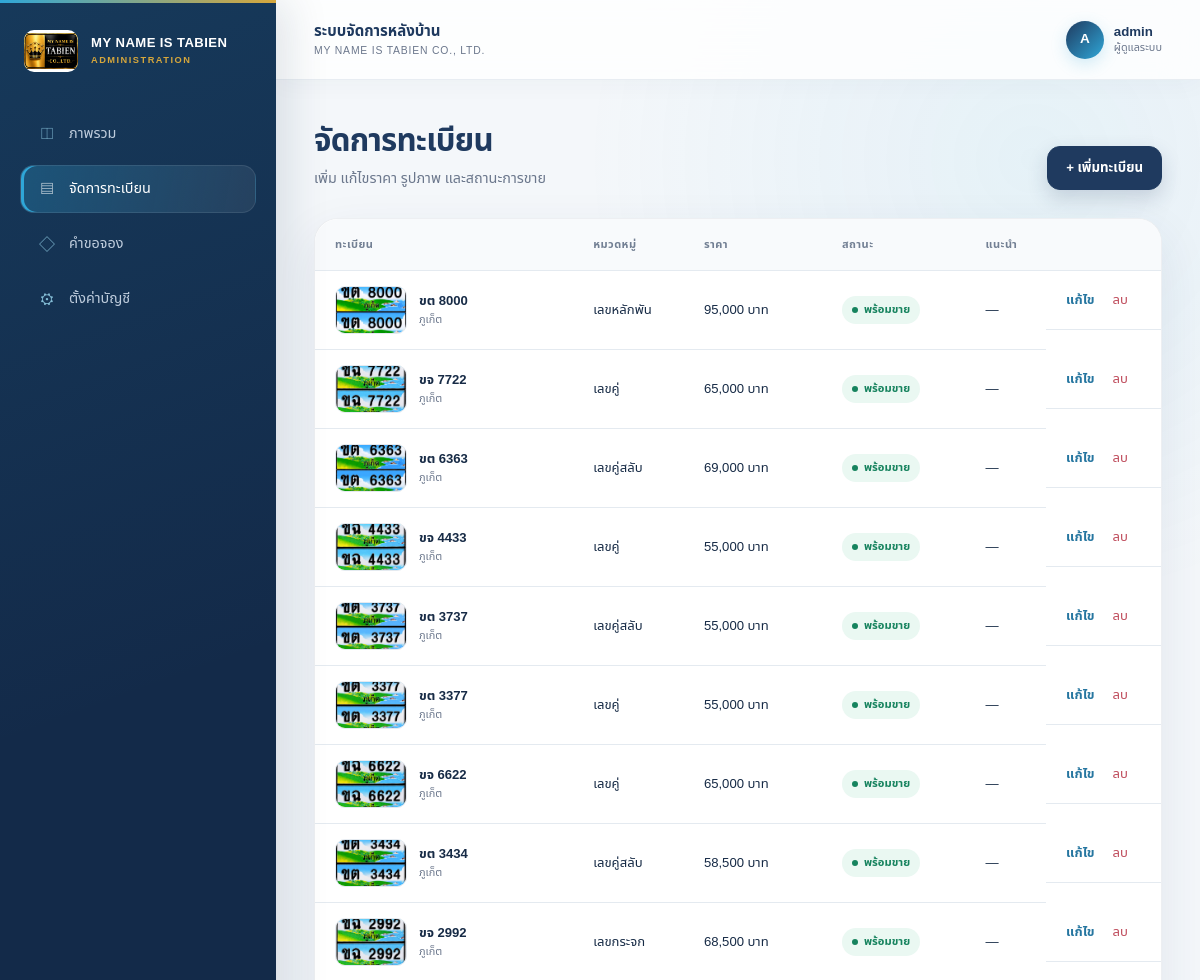
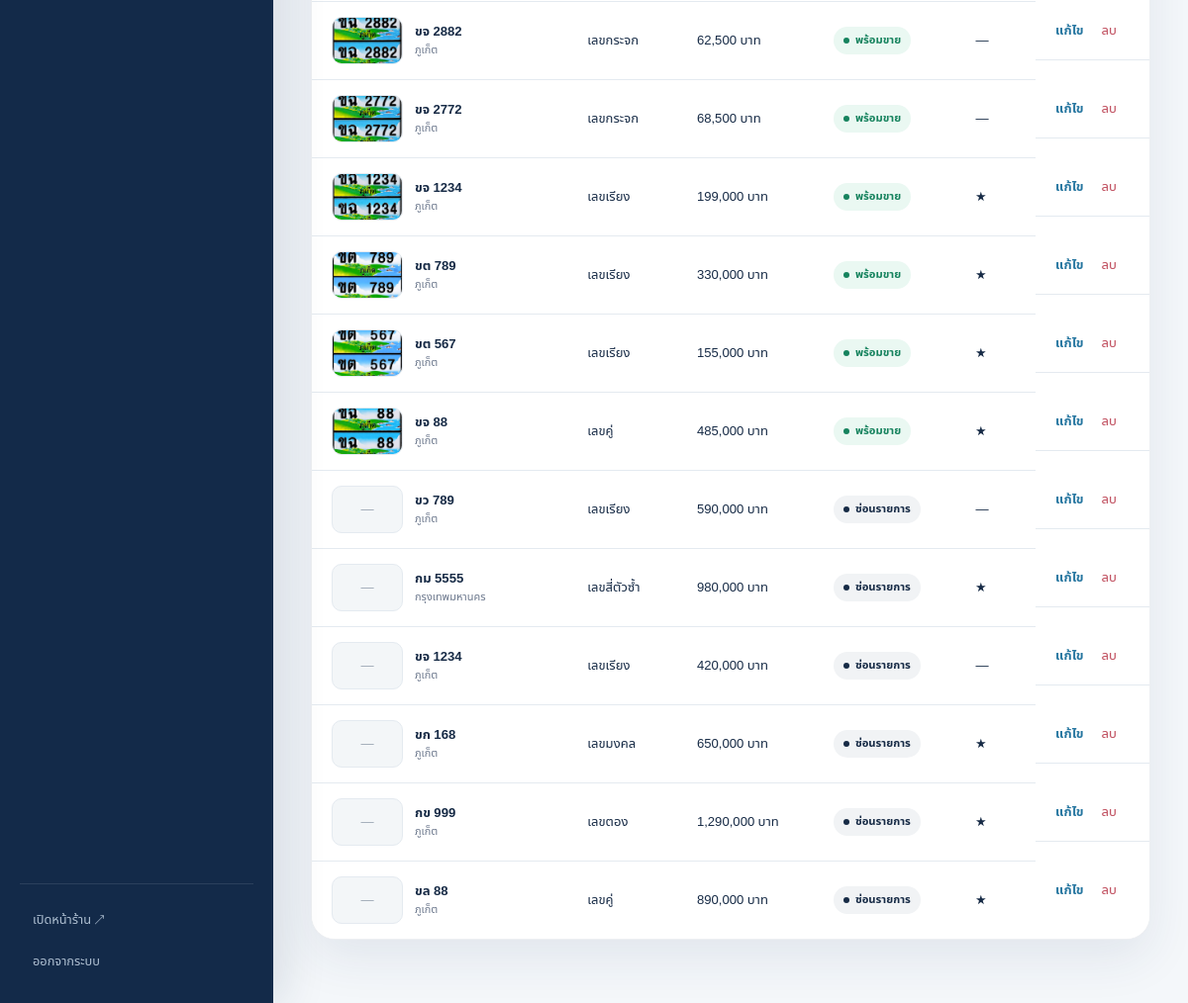
Page /admin/plates (signed in) on the committed database (2 pictures, top to bottom).
### tables this page shows
CREATE TABLE plates (
            id INTEGER PRIMARY KEY AUTOINCREMENT,
            prefix TEXT NOT NULL,
            number TEXT NOT NULL,
            province TEXT NOT NULL DEFAULT "ภูเก็ต",
            price REAL NOT NULL DEFAULT 0,
            category TEXT NOT NULL DEFAULT "เลขสวย",
            description TEXT NOT NULL DEFAULT "",
            meaning TEXT NOT NULL DEFAULT "",
            image TEXT,
            status TEXT NOT NULL DEFAULT "available",
            featured INTEGER NOT NULL DEFAULT 0,
            created_at TEXT NOT NULL DEFAULT CURRENT_TIMESTAMP,
            updated_at TEXT NOT NULL DEFAULT CURRENT_TIMESTAMP
        , display_order INTEGER NOT NULL DEFAULT 999);

### config.php (called while the page is built, shortened)
<?php
function e(?string $value): string
{
    return htmlspecialchars($value ?? '', ENT_QUOTES, 'UTF-8');
}
function baht(float|int|string $amount): string
{
    return number_format((float) $amount, 0) . ' บาท';
}
function status_label(string $status): string
{
    return match ($status) {
        'available' => 'พร้อมขาย',
        'reserved' => 'ติดจอง',
        'sold' => 'ขายแล้ว',
        'hidden' => 'ซ่อนรายการ',
        default => $status,
    };
}

### admin/index.php (the view, shortened to what this page needs)
<?php
require dirname(__DIR__) . '/config.php';
$pdo = db();
$requestPath = trim((string) parse_url($_SERVER['REQUEST_URI'] ?? '/admin', PHP_URL_PATH), '/');
$adminRoute = preg_replace('#^admin/?#', '', $requestPath);
    ?>
    <?php
$section = $_GET['section'] ?? match (true) {
    $adminRoute === 'plates' => 'plates',
    $adminRoute === 'reservations' => 'reservations',
    $adminRoute === 'settings' => 'settings',
    $adminRoute === 'plate/new' => 'plate-form',
    preg_match('#^plate/(\d+)$#', $adminRoute, $adminMatch) === 1 => 'plate-form',
    default => 'dashboard',
};
$stats = [
    'all' => (int) $pdo->query('SELECT COUNT(*) FROM plates')->fetchColumn(),
    'available' => (int) $pdo->query('SELECT COUNT(*) FROM plates WHERE status="available"')->fetchColumn(),
    'reserved' => (int) $pdo->query('SELECT COUNT(*) FROM plates WHERE status="reserved"')->fetchColumn(),
    'leads' => (int) $pdo->query('SELECT COUNT(*) FROM reservations WHERE status="new"')->fetchColumn(),
];
?>
<!doctype html>
<html lang="th">
<head>
    <link rel="stylesheet" href="/admin/admin.css">
</head>
<body class="admin-body">
<aside class="sidebar">
    <a class="admin-logo" href="/admin"><img src="/image/logo_บริษัท.jpg" alt="MY NAME IS TABIEN"><strong>MY NAME IS TABIEN<small>ADMINISTRATION</small></strong></a>
    <nav>
        <a class="<?= $section === 'dashboard' ? 'active' : '' ?>" href="/admin">ภาพรวม</a>
        <a class="<?= in_array($section, ['plates','plate-form'], true) ? 'active' : '' ?>" href="/admin/plates">จัดการทะเบียน</a>
        <a class="<?= $section === 'reservations' ? 'active' : '' ?>" href="/admin/reservations">คำขอจอง <?php if ($stats['leads']): ?><b><?= $stats['leads'] ?></b><?php endif; ?></a>
        <a class="<?= $section === 'settings' ? 'active' : '' ?>" href="/admin/settings">ตั้งค่าบัญชี</a>
    </nav>
    <div class="sidebar-bottom"><a href="/" target="_blank">เปิดหน้าร้าน ↗</a><a href="/admin/logout">ออกจากระบบ</a></div>
</aside>
<main class="admin-main">
    <header class="admin-topbar"><button class="menu-button" type="button" aria-label="เปิดเมนู" aria-expanded="false">☰</button><div class="topbar-title"><strong>ระบบจัดการหลังบ้าน</strong><span>MY NAME IS TABIEN CO., LTD.</span></div><div class="user-meta"><span class="user-avatar"><?= e(mb_strtoupper(mb_substr($_SESSION['admin_username'], 0, 1))) ?></span><span><strong><?= e($_SESSION['admin_username']) ?></strong><small>ผู้ดูแลระบบ</small></span></div></header>
    <div class="admin-content">
        <?php if ($section === 'plates'):
            $plates = $pdo->query('SELECT * FROM plates ORDER BY id DESC')->fetchAll(); ?>
            <div class="content-heading"><div><h1>จัดการทะเบียน</h1><p>เพิ่ม แก้ไขราคา รูปภาพ และสถานะการขาย</p></div><a class="admin-btn" href="/admin/plate/new">+ เพิ่มทะเบียน</a></div>
            <div class="panel table-panel"><table><thead><tr><th>ทะเบียน</th><th>หมวดหมู่</th><th>ราคา</th><th>สถานะ</th><th>แนะนำ</th><th></th></tr></thead><tbody>
            <?php foreach ($plates as $plate): ?><tr>
                <td><div class="plate-cell"><?php if ($plate['image']): ?><img class="plate-thumb" src="/<?= e($plate['image']) ?>" alt=""><?php else: ?><span class="plate-thumb plate-thumb-empty">—</span><?php endif; ?><span><strong><?= e($plate['prefix'].' '.$plate['number']) ?></strong><small><?= e($plate['province']) ?></small></span></div></td>
                <td><?= e($plate['category']) ?></td><td><?= baht($plate['price']) ?></td>
                <td><span class="table-status <?= e($plate['status']) ?>"><?= e(status_label($plate['status'])) ?></span></td>
                <td><?= $plate['featured'] ? '★' : '—' ?></td>
                <td class="row-actions"><a href="/admin/plate/<?= (int)$plate['id'] ?>">แก้ไข</a><form method="post" onsubmit="return confirm('ยืนยันการลบทะเบียนนี้?')"><button type="submit">ลบ</button></form></td>
            </tr><?php endforeach; ?></tbody></table></div>
        <?php endif; ?>
    </div>
</main>
</body></html>

### rows in the picture
plates: image (picture), prefix+number "ขต 8000", province "ภูเก็ต", category "เลขหลักพัน", price "95,000 บาท", status "พร้อมขาย"
plates: image (picture), prefix+number "ขจ 7722", province "ภูเก็ต", category "เลขคู่", price "65,000 บาท", status "พร้อมขาย"
plates: image (picture), prefix+number "ขต 6363", province "ภูเก็ต", category "เลขคู่สลับ", price "69,000 บาท", status "พร้อมขาย"
plates: image (picture), prefix+number "ขจ 4433", province "ภูเก็ต", category "เลขคู่", price "55,000 บาท", status "พร้อมขาย"
plates: image (picture), prefix+number "ขต 3737", province "ภูเก็ต", category "เลขคู่สลับ", price "55,000 บาท", status "พร้อมขาย"
plates: image (picture), prefix+number "ขต 3377", province "ภูเก็ต", category "เลขคู่", price "55,000 บาท", status "พร้อมขาย"
plates: image (picture), prefix+number "ขจ 6622", province "ภูเก็ต", category "เลขคู่", price "65,000 บาท", status "พร้อมขาย"
plates: image (picture), prefix+number "ขต 3434", province "ภูเก็ต", category "เลขคู่สลับ", price "58,500 บาท", status "พร้อมขาย"
plates: image (picture), prefix+number "ขจ 2992", province "ภูเก็ต", category "เลขกระจก", price "68,500 บาท", status "พร้อมขาย"
plates: image (picture), prefix+number "ขจ 2882", province "ภูเก็ต", category "เลขกระจก", price "62,500 บาท", status "พร้อมขาย"
plates: image (picture), prefix+number "ขจ 2772", province "ภูเก็ต", category "เลขกระจก", price "68,500 บาท", status "พร้อมขาย"
plates: image (picture), prefix+number "ขจ 1234", province "ภูเก็ต", category "เลขเรียง", price "199,000 บาท", status "พร้อมขาย"
plates: image (picture), prefix+number "ขต 789", province "ภูเก็ต", category "เลขเรียง", price "330,000 บาท", status "พร้อมขาย"
plates: image (picture), prefix+number "ขต 567", province "ภูเก็ต", category "เลขเรียง", price "155,000 บาท", status "พร้อมขาย"
plates: image (picture), prefix+number "ขจ 88", province "ภูเก็ต", category "เลขคู่", price "485,000 บาท", status "พร้อมขาย"
plates: prefix+number "ขว 789", province "ภูเก็ต", category "เลขเรียง", price "590,000 บาท", status "ซ่อนรายการ"
plates: prefix+number "กม 5555", province "กรุงเทพมหานคร", category "เลขสี่ตัวซ้ำ", price "980,000 บาท", status "ซ่อนรายการ"
plates: prefix+number "ขจ 1234", province "ภูเก็ต", category "เลขเรียง", price "420,000 บาท", status "ซ่อนรายการ"
plates: prefix+number "ขก 168", province "ภูเก็ต", category "เลขมงคล", price "650,000 บาท", status "ซ่อนรายการ"
plates: prefix+number "กข 999", province "ภูเก็ต", category "เลขตอง", price "1,290,000 บาท", status "ซ่อนรายการ"
plates: prefix+number "ขล 88", province "ภูเก็ต", category "เลขคู่", price "890,000 บาท", status "ซ่อนรายการ"

### other values in the picture
mb_strtoupper(mb_substr($_SESSION['admin_username'], 0, 1)) "A"
$_SESSION['admin_username'] "admin"
